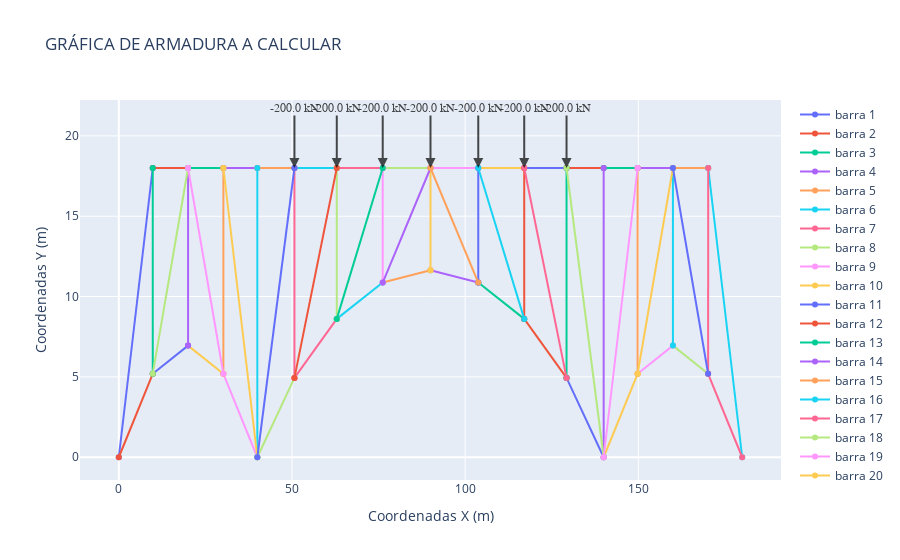

Notebook source saved alongside this figure:
### Markdown cell above
### 1.2. PLOTEO DE ESTRUCTURA PARA CONFIRMAR EL CORRECTO INGRESO DE DATOS

### Code cell
fig = go.Figure()

#Ploteo de barras
contador = 1
for barra in barras:
    nodo_i = barra[0]   #Nodo i de la barra
    nodo_j = barra[1]   #Nodo j de la barra

    i_x = nodos[nodo_i-1, 0] #Coordenada X del nudo i de la barra
    i_y = nodos[nodo_i-1, 1] #Coordenada Y del nudo i de la barra
    j_x = nodos[nodo_j-1, 0] #Coordenada X del nudo j de la barra
    j_y = nodos[nodo_j-1, 1] #Coordenada Y del nudo j de la barra

    fig.add_trace(go.Scatter(x=[i_x,j_x], y=[i_y,j_y], 
                            mode='lines+markers',
                            name='barra ' + str(contador),
                            #showlegend=False,
                            #line = dict(color='black'),
                            ))
    contador += 1

#Ploteo de fuerzas



for i in range(len(fuerzas)):
    fuerza = fuerzas[i][0]

    if fuerza != 0:
        x_fuerza = nodos[math.trunc(i/2), 0]
        y_fuerza = nodos[math.trunc(i/2), 1]

        if i%2 == 0:
            ax_fuerza = fuerza
            ay_fuerza = 0
        else:
            ax_fuerza = 0
            ay_fuerza = fuerza

        fig.add_annotation(
            x=x_fuerza,
            y=y_fuerza,
            xref="x",
            yref="y",
            text=str(fuerza/1000)+" kN",
            showarrow=True,
            font=dict(
                family="Courier New, monospace",
                size=12,
                color="#000000"
                ),
            align="center",
            arrowhead=2,
            arrowsize=1,
            arrowwidth=2,
            arrowcolor="#000000",
            ax=-ax_fuerza*.0003,
            ay=ay_fuerza*.0003,
            opacity=0.7
            )
            
fig.update_layout(title='GRÁFICA DE ARMADURA A CALCULAR',
                   xaxis_title='Coordenadas X (m)',
                   yaxis_title='Coordenadas Y (m)')

fig.show()

### Figure 1 — Plotly figure (JSON) as saved in the notebook; plotly's stock layout.template omitted (floating-point values rounded to 4 significant figures)
{"data": [{"mode": "lines+markers", "name": "barra 1", "type": "scatter", "x": [0, 9.804], "y": [0, 18]}, {"mode": "lines+markers", "name": "barra 2", "type": "scatter", "x": [9.804, 20], "y": [18, 18]}, {"mode": "lines+markers", "name": "barra 3", "type": "scatter", "x": [20, 30.2], "y": [18, 18]}, {"mode": "lines+markers", "name": "barra 4", "type": "scatter", "x": [30.2, 40], "y": [18, 18]}, {"mode": "lines+markers", "name": "barra 5", "type": "scatter", "x": [40, 50.72], "y": [18, 18]}, {"mode": "lines+markers", "name": "barra 6", "type": "scatter", "x": [50.72, 62.94], "y": [18, 18]}, {"mode": "lines+markers", "name": "barra 7", "type": "scatter", "x": [62.94, 76.2], "y": [18, 18]}, {"mode": "lines+markers", "name": "barra 8", "type": "scatter", "x": [76.2, 90], "y": [18, 18]}, {"mode": "lines+markers", "name": "barra 9", "type": "scatter", "x": [90, 103.8], "y": [18, 18]}, {"mode": "lines+markers", "name": "barra 10", "type": "scatter", "x": [103.8, 117.1], "y": [18, 18]}, {"mode": "lines+markers", "name": "barra 11", "type": "scatter", "x": [117.1, 129.3], "y": [18, 18]}, {"mode": "lines+markers", "name": "barra 12", "type": "scatter", "x": [129.3, 140], "y": [18, 18]}, {"mode": "lines+markers", "name": "barra 13", "type": "scatter", "x": [140, 149.8], "y": [18, 18]}, {"mode": "lines+markers", "name": "barra 14", "type": "scatter", "x": [149.8, 160], "y": [18, 18]}, {"mode": "lines+markers", "name": "barra 15", "type": "scatter", "x": [160, 170.2], "y": [18, 18]}, {"mode": "lines+markers", "name": "barra 16", "type": "scatter", "x": [170.2, 180], "y": [18, 0]}, {"mode": "lines+markers", "name": "barra 17", "type": "scatter", "x": [180, 170.2], "y": [0, 5.194]}, {"mode": "lines+markers", "name": "barra 18", "type": "scatter", "x": [170.2, 160], "y": [5.194, 6.948]}, {"mode": "lines+markers", "name": "barra 19", "type": "scatter", "x": [160, 149.8], "y": [6.948, 5.194]}, {"mode": "lines+markers", "name": "barra 20", "type": "scatter", "x": [149.8, 140], "y": [5.194, 0]}, {"mode": "lines+markers", "name": "barra 21", "type": "scatter", "x": [140, 129.3], "y": [0, 4.939]}, {"mode": "lines+markers", "name": "barra 22", "type": "scatter", "x": [129.3, 117.1], "y": [4.939, 8.61]}, {"mode": "lines+markers", "name": "barra 23", "type": "scatter", "x": [117.1, 103.8], "y": [8.61, 10.87]}, {"mode": "lines+markers", "name": "barra 24", "type": "scatter", "x": [103.8, 90], "y": [10.87, 11.63]}, {"mode": "lines+markers", "name": "barra 25", "type": "scatter", "x": [90, 76.2], "y": [11.63, 10.87]}, {"mode": "lines+markers", "name": "barra 26", "type": "scatter", "x": [76.2, 62.94], "y": [10.87, 8.61]}, {"mode": "lines+markers", "name": "barra 27", "type": "scatter", "x": [62.94, 50.72], "y": [8.61, 4.939]}, {"mode": "lines+markers", "name": "barra 28", "type": "scatter", "x": [50.72, 40], "y": [4.939, 0]}, {"mode": "lines+markers", "name": "barra 29", "type": "scatter", "x": [40, 30.2], "y": [0, 5.194]}, {"mode": "lines+markers", "name": "barra 30", "type": "scatter", "x": [30.2, 20], "y": [5.194, 6.948]}, {"mode": "lines+markers", "name": "barra 31", "type": "scatter", "x": [20, 9.804], "y": [6.948, 5.194]}, {"mode": "lines+markers", "name": "barra 32", "type": "scatter", "x": [9.804, 0], "y": [5.194, 0]}, {"mode": "lines+markers", "name": "barra 33", "type": "scatter", "x": [9.804, 9.804], "y": [18, 5.194]}, {"mode": "lines+markers", "name": "barra 34", "type": "scatter", "x": [20, 20], "y": [18, 6.948]}, {"mode": "lines+markers", "name": "barra 35", "type": "scatter", "x": [30.2, 30.2], "y": [18, 5.194]}, {"mode": "lines+markers", "name": "barra 36", "type": "scatter", "x": [40, 40], "y": [18, 0]}, {"mode": "lines+markers", "name": "barra 37", "type": "scatter", "x": [50.72, 50.72], "y": [18, 4.939]}, {"mode": "lines+markers", "name": "barra 38", "type": "scatter", "x": [62.94, 62.94], "y": [18, 8.61]}, {"mode": "lines+markers", "name": "barra 39", "type": "scatter", "x": [76.2, 76.2], "y": [18, 10.87]}, {"mode": "lines+markers", "name": "barra 40", "type": "scatter", "x": [90, 90], "y": [18, 11.63]}, {"mode": "lines+markers", "name": "barra 41", "type": "scatter", "x": [103.8, 103.8], "y": [18, 10.87]}, {"mode": "lines+markers", "name": "barra 42", "type": "scatter", "x": [117.1, 117.1], "y": [18, 8.61]}, {"mode": "lines+markers", "name": "barra 43", "type": "scatter", "x": [129.3, 129.3], "y": [18, 4.939]}, {"mode": "lines+markers", "name": "barra 44", "type": "scatter", "x": [140, 140], "y": [18, 0]}, {"mode": "lines+markers", "name": "barra 45", "type": "scatter", "x": [149.8, 149.8], "y": [18, 5.194]}, {"mode": "lines+markers", "name": "barra 46", "type": "scatter", "x": [160, 160], "y": [18, 6.948]}, {"mode": "lines+markers", "name": "barra 47", "type": "scatter", "x": [170.2, 170.2], "y": [18, 5.194]}, {"mode": "lines+markers", "name": "barra 48", "type": "scatter", "x": [20, 9.804], "y": [18, 5.194]}, {"mode": "lines+markers", "name": "barra 49", "type": "scatter", "x": [20, 30.2], "y": [18, 5.194]}, {"mode": "lines+markers", "name": "barra 50", "type": "scatter", "x": [30.2, 40], "y": [18, 0]}, {"mode": "lines+markers", "name": "barra 51", "type": "scatter", "x": [50.72, 40], "y": [18, 0]}, {"mode": "lines+markers", "name": "barra 52", "type": "scatter", "x": [62.94, 50.72], "y": [18, 4.939]}, {"mode": "lines+markers", "name": "barra 53", "type": "scatter", "x": [76.2, 62.94], "y": [18, 8.61]}, {"mode": "lines+markers", "name": "barra 54", "type": "scatter", "x": [90, 76.2], "y": [18, 10.87]}, {"mode": "lines+markers", "name": "barra 55", "type": "scatter", "x": [90, 103.8], "y": [18, 10.87]}, {"mode": "lines+markers", "name": "barra 56", "type": "scatter", "x": [103.8, 117.1], "y": [18, 8.61]}, {"mode": "lines+markers", "name": "barra 57", "type": "scatter", "x": [117.1, 129.3], "y": [18, 4.939]}, {"mode": "lines+markers", "name": "barra 58", "type": "scatter", "x": [129.3, 140], "y": [18, 0]}, {"mode": "lines+markers", "name": "barra 59", "type": "scatter", "x": [149.8, 140], "y": [18, 0]}, {"mode": "lines+markers", "name": "barra 60", "type": "scatter", "x": [160, 149.8], "y": [18, 5.194]}, {"mode": "lines+markers", "name": "barra 61", "type": "scatter", "x": [160, 170.2], "y": [18, 5.194]}], "layout": {"annotations": [{"align": "center", "arrowcolor": "#000000", "arrowhead": 2, "arrowsize": 1, "arrowwidth": 2, "ax": 0, "ay": -60.0, "font": {"color": "#000000", "family": "Courier New, monospace", "size": 12}, "opacity": 0.7, "showarrow": true, "text": "-200.0 kN", "x": 50.72, "xref": "x", "y": 18, "yref": "y"}, {"align": "center", "arrowcolor": "#000000", "arrowhead": 2, "arrowsize": 1, "arrowwidth": 2, "ax": 0, "ay": -60.0, "font": {"color": "#000000", "family": "Courier New, monospace", "size": 12}, "opacity": 0.7, "showarrow": true, "text": "-200.0 kN", "x": 62.94, "xref": "x", "y": 18, "yref": "y"}, {"align": "center", "arrowcolor": "#000000", "arrowhead": 2, "arrowsize": 1, "arrowwidth": 2, "ax": 0, "ay": -60.0, "font": {"color": "#000000", "family": "Courier New, monospace", "size": 12}, "opacity": 0.7, "showarrow": true, "text": "-200.0 kN", "x": 76.2, "xref": "x", "y": 18, "yref": "y"}, {"align": "center", "arrowcolor": "#000000", "arrowhead": 2, "arrowsize": 1, "arrowwidth": 2, "ax": 0, "ay": -60.0, "font": {"color": "#000000", "family": "Courier New, monospace", "size": 12}, "opacity": 0.7, "showarrow": true, "text": "-200.0 kN", "x": 90, "xref": "x", "y": 18, "yref": "y"}, {"align": "center", "arrowcolor": "#000000", "arrowhead": 2, "arrowsize": 1, "arrowwidth": 2, "ax": 0, "ay": -60.0, "font": {"color": "#000000", "family": "Courier New, monospace", "size": 12}, "opacity": 0.7, "showarrow": true, "text": "-200.0 kN", "x": 103.8, "xref": "x", "y": 18, "yref": "y"}, {"align": "center", "arrowcolor": "#000000", "arrowhead": 2, "arrowsize": 1, "arrowwidth": 2, "ax": 0, "ay": -60.0, "font": {"color": "#000000", "family": "Courier New, monospace", "size": 12}, "opacity": 0.7, "showarrow": true, "text": "-200.0 kN", "x": 117.1, "xref": "x", "y": 18, "yref": "y"}, {"align": "center", "arrowcolor": "#000000", "arrowhead": 2, "arrowsize": 1, "arrowwidth": 2, "ax": 0, "ay": -60.0, "font": {"color": "#000000", "family": "Courier New, monospace", "size": 12}, "opacity": 0.7, "showarrow": true, "text": "-200.0 kN", "x": 129.3, "xref": "x", "y": 18, "yref": "y"}], "title": {"text": "GRÁFICA DE ARMADURA A CALCULAR"}, "xaxis": {"title": {"text": "Coordenadas X (m)"}}, "yaxis": {"title": {"text": "Coordenadas Y (m)"}}}}
